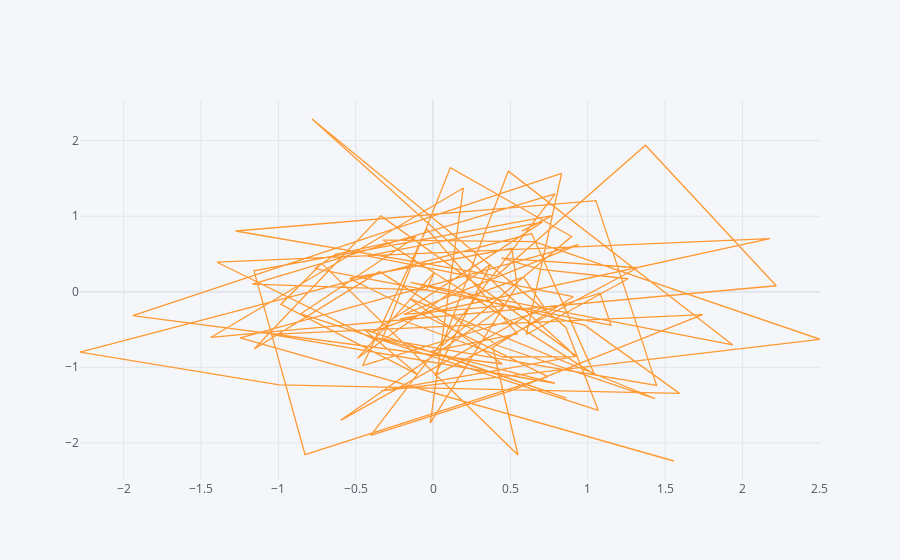

The code cell stored with this chart in its notebook:
### Code cell
df1.iplot(kind = 'scatter', x = 'A', y = 'B')
